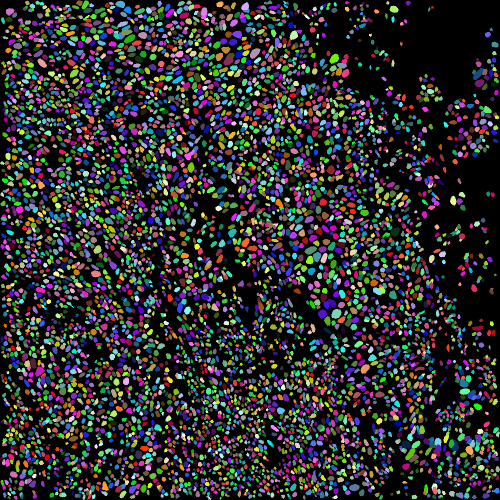
#> input picture test/detections_227_labeled_mask.png, 1000 x 1000 px (shown at 1/2 size); its folder holds 4 pictures in this run
$ python local_test.py
#> lines starting #> are read from the running program, lines starting #| are printed output that depends on the picture
import histomicstk as htk
import skimage
import os
import numpy as np
import matplotlib.pyplot as plt
from skimage.color import label2rgb,rgb2gray

output_dir='.'
path_to_mask = 'detections_227_labeled_mask.png'

out_file_path = os.path.join(output_dir, 'path_feats.csv')

# load mask
im_label = skimage.io.imread(path_to_mask)
#> im_label is the input picture: shape (1000, 1000, 3); mean R, G, B 44.7, 44.9, 44.7

# if the input is binary
if len(np.unique(im_label)) == 2:
    # assign unique ID to each object (nucleus)
    im_label = skimage.measure.label(im_label)

# if the input is 3 channels, convert to 1 channel of IDs
if im_label.shape[-1] == 3:
    red = im_label[:,:,0]
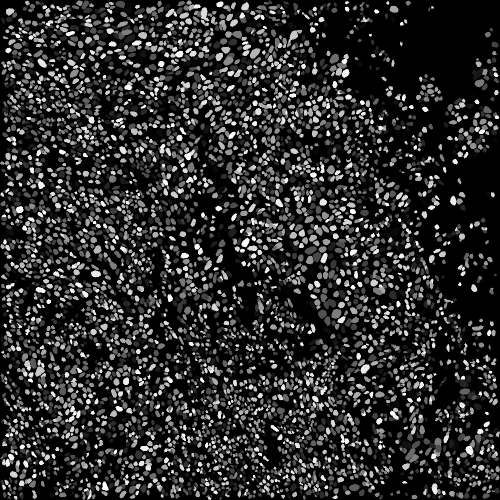
#> red: shape (1000, 1000) (shown at 1/2 size); min 0, max 254, mean 44.7
    green = im_label[:,:,1]
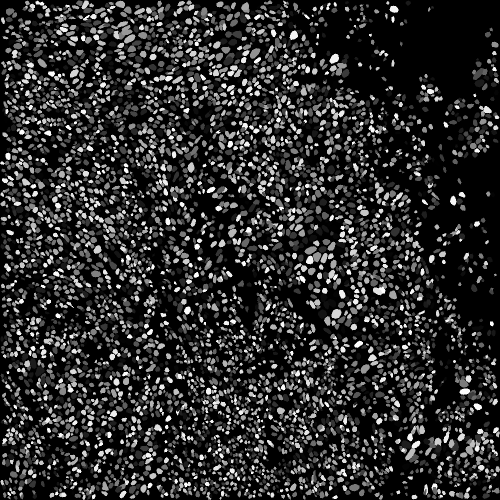
#> green: shape (1000, 1000) (shown at 1/2 size); min 0, max 254, mean 44.9
    blue = im_label[:,:,2]
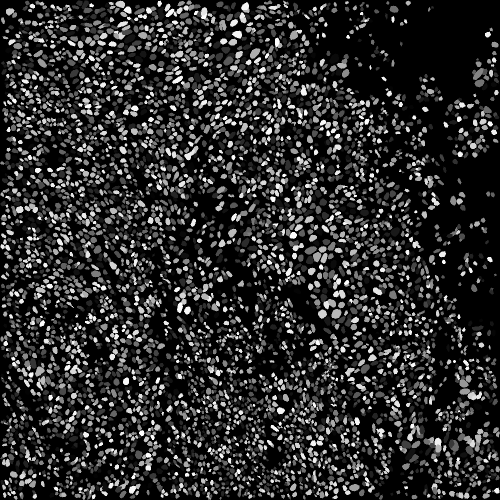
#> blue: shape (1000, 1000) (shown at 1/2 size); min 0, max 254, mean 44.7
    im_label = (red * 65536) + (green * 256) + blue
#> im_label: shape (1000, 1000) uint32

# im_label_gray = rgb2gray(im_label) # scale of 0-1

# load corresponding images
path_to_image = os.path.join(output_dir, 'hematoxylin.png')
im_nuclei = skimage.io.imread(path_to_image)
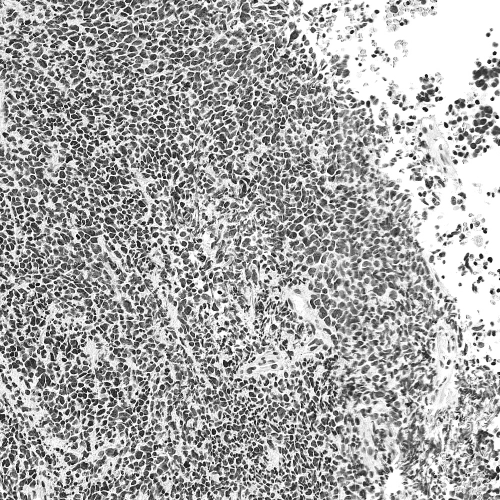
#> input picture test/hematoxylin.png, 1000 x 1000 px (shown at 1/2 size)
#> im_nuclei is the input picture: shape (1000, 1000); min 0, max 255, mean 169.2
path_to_image = os.path.join(output_dir, 'eosin.png')
im_cytoplasm = skimage.io.imread(path_to_image)
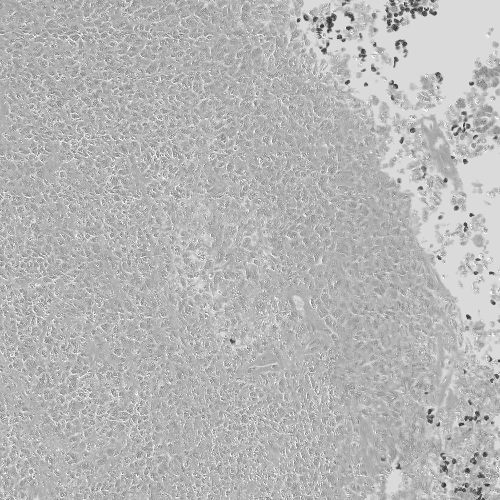
#> input picture test/eosin.png, 1000 x 1000 px (shown at 1/2 size)
#> im_cytoplasm is the input picture: shape (1000, 1000); min 40, max 255, mean 182.7

# feature extraction
# features = htk.features.compute_global_cell_graph_features(centroids)
#> (the run stopped early here; a loop or call above may not have finished)
